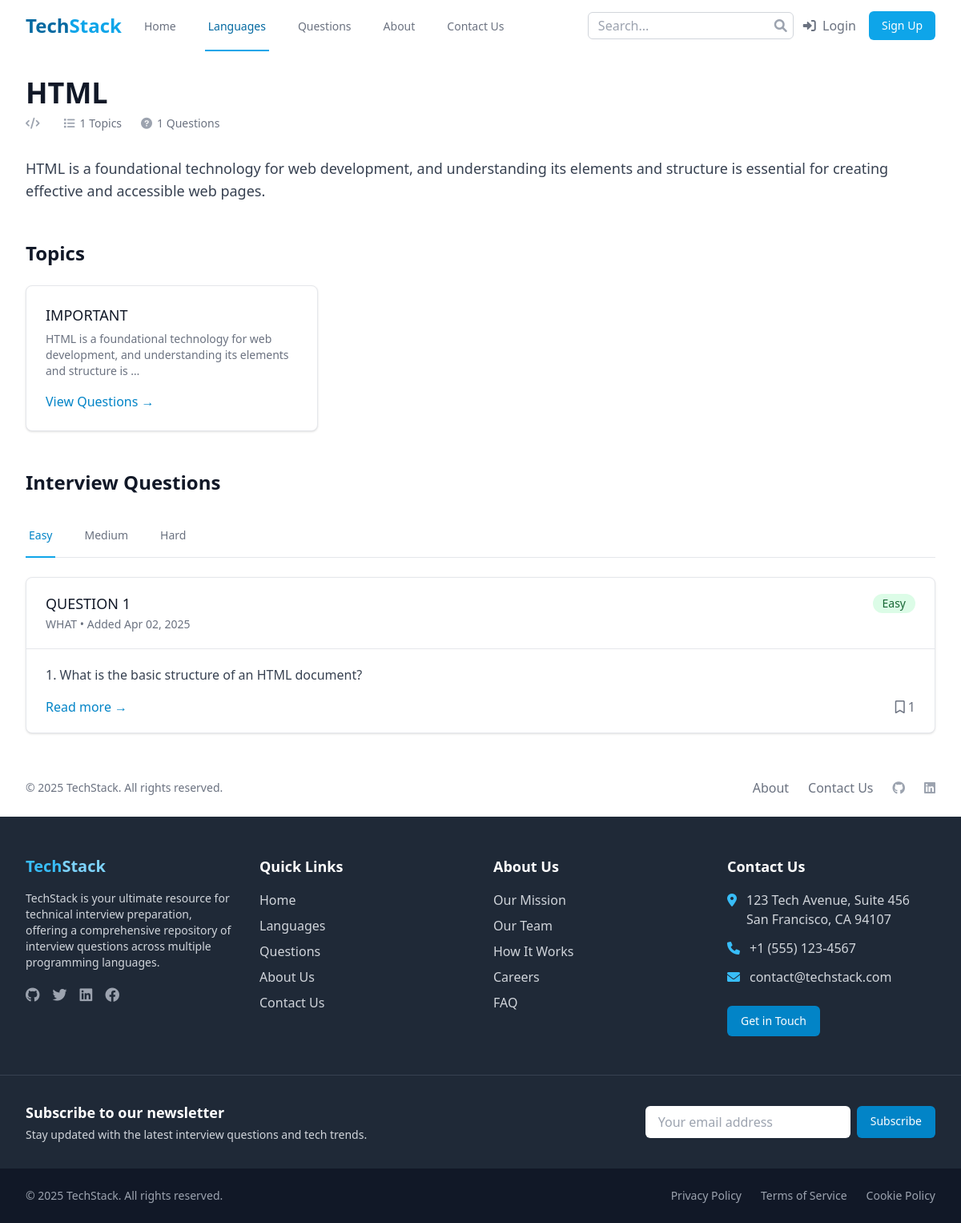
/languages/html/, run on an earlier commit of the app's database.
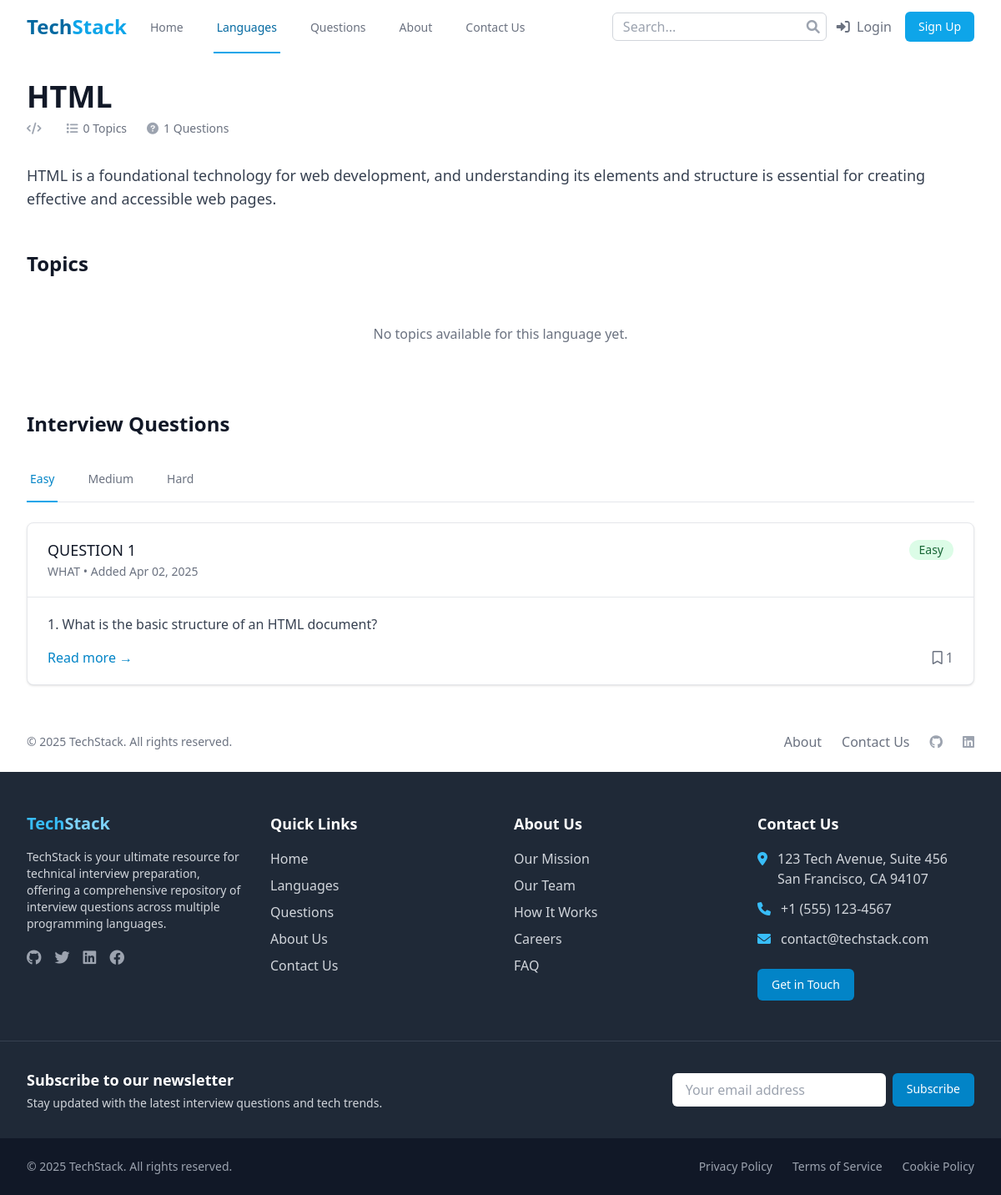
And on a later commit of the database.
### languages/models.py (models this page shows, shortened)
class Language(models.Model):
    name = models.CharField(max_length=100)
    slug = models.SlugField(unique=True, blank=True)
    description = models.TextField()
    logo = models.ImageField(upload_to='languages/logos/', blank=True, null=True)
    created_at = models.DateTimeField(auto_now_add=True)
    updated_at = models.DateTimeField(auto_now=True)
    is_featured = models.BooleanField(default=False)
    class Meta:
        ordering = ['name']

class Topic(models.Model):
    name = models.CharField(max_length=100)
    slug = models.SlugField(unique=True, blank=True)
    language = models.ForeignKey(Language, on_delete=models.CASCADE, related_name='topics')
    description = models.TextField()

### questions/models.py (models this page shows, shortened)
class Question(models.Model):
    title = models.CharField(max_length=255)
    slug = models.SlugField(unique=True, blank=True)
    content = models.TextField()
    code_snippet = models.TextField(blank=True, null=True)
    difficulty = models.CharField(
        max_length=10,
        choices=DifficultyLevel.choices,
        default=DifficultyLevel.MEDIUM
    )
    language = models.ForeignKey(Language, on_delete=models.CASCADE, related_name='questions')
    topics = models.ManyToManyField(Topic, related_name='questions')
    category = models.ForeignKey(Category, on_delete=models.SET_NULL, null=True, related_name='questions')
    created_by = models.ForeignKey(User, on_delete=models.SET_NULL, null=True, related_name='created_questions')
    created_at = models.DateTimeField(auto_now_add=True)
    updated_at = models.DateTimeField(auto_now=True)
    is_approved = models.BooleanField(default=False)
    class Meta:
        ordering = ['-created_at']

class Category(models.Model):
    name = models.CharField(max_length=100, unique=True)
    slug = models.SlugField(unique=True, blank=True)
    class Meta:
        verbose_name_plural = 'Categories'

### languages/views.py (the view)
# urls.py: path('<slug:slug>/', views.language_detail, name='language_detail'),
def language_detail(request, slug):
    language = get_object_or_404(Language, slug=slug)
    topics = language.topics.all()
    easy_questions = Question.objects.filter(language=language, difficulty='easy', is_approved=True)
    medium_questions = Question.objects.filter(language=language, difficulty='medium', is_approved=True)
    hard_questions = Question.objects.filter(language=language, difficulty='hard', is_approved=True)
    context = {
        'language': language,
        'topics': topics,
        'easy_questions': easy_questions,
        'medium_questions': medium_questions,
        'hard_questions': hard_questions,
    }
    return render(request, 'languages/language_detail.html', context)

### templates/languages/language_detail.html (shortened to what the changed rows need)
{% extends 'base.html' %}
{% block content %}
<div class="bg-white">
    <div class="max-w-7xl mx-auto py-8 px-4 sm:px-6 lg:px-8">
        <div class="lg:flex lg:items-center lg:justify-between">
            <div class="flex-1 min-w-0">
                <h1 class="text-3xl font-bold leading-tight text-gray-900 sm:text-4xl">
                    {{ language.name }}
                </h1>
                <div class="mt-1 flex flex-col sm:flex-row sm:flex-wrap sm:mt-0 sm:space-x-6">
                    <div class="mt-2 flex items-center text-sm text-gray-500">
                        <i class="fas fa-code flex-shrink-0 mr-1.5 text-gray-400"></i>
                    </div>
                    <div class="mt-2 flex items-center text-sm text-gray-500">
                        <i class="fas fa-list flex-shrink-0 mr-1.5 text-gray-400"></i>
                        {{ topics.count }} Topics
                    </div>
                    <div class="mt-2 flex items-center text-sm text-gray-500">
                        <i class="fas fa-question-circle flex-shrink-0 mr-1.5 text-gray-400"></i>
                        {{ language.questions.count }} Questions
                    </div>
                </div>
            </div>
        </div>
        <div class="mt-8">
            <p class="text-lg text-gray-700">
                {{ language.description }}
            </p>
        </div>
        <div class="mt-12">
            <h2 class="text-2xl font-bold text-gray-900">Topics</h2>
            <div class="mt-6 grid grid-cols-1 gap-5 sm:grid-cols-2 lg:grid-cols-3">
                {% for topic in topics %}
                    <div class="bg-white overflow-hidden shadow rounded-lg border border-gray-200 topic-card">
                        <div class="px-4 py-5 sm:p-6">
                            <h3 class="text-lg leading-6 font-medium text-gray-900">
                                <a href="{% url 'topic_detail' language.slug topic.slug %}" class="hover:text-primary-600">
                                    {{ topic.name }}
                                </a>
                            </h3>
                            <p class="mt-2 text-sm text-gray-500">
                                {{ topic.description|truncatewords:15 }}
                            </p>
                            <div class="mt-4">
                                <a href="{% url 'topic_detail' language.slug topic.slug %}" class="text-primary-600 hover:text-primary-700 font-medium">
                                    View Questions <span aria-hidden="true">&rarr;</span>
                                </a>
                            </div>
                        </div>
                    </div>
                {% empty %}
                    <div class="col-span-full text-center py-8">
                        <p class="text-gray-500">No topics available for this language yet.</p>
                    </div>
                {% endfor %}
            </div>
        </div>
        <div class="mt-12">
            <h2 class="text-2xl font-bold text-gray-900">Interview Questions</h2>
            <div class="mt-6">
                <div id="easy-questions" class="difficulty-content">
                    {% include 'questions/question_list_partial.html' with questions=easy_questions %}
                </div>
            </div>
        </div>
    </div>
</div>
{% endblock %}

### templates/questions/question_list_partial.html (shortened to what this page needs)
<div class="space-y-4">
    {% for question in questions %}
        <div class="bg-white shadow overflow-hidden sm:rounded-lg border border-gray-200 question-item">
            <div class="px-4 py-5 sm:px-6">
                <div class="flex items-center justify-between">
                    <h3 class="text-lg leading-6 font-medium text-gray-900">
                        <a href="{% url 'question_detail' question.slug %}" class="hover:text-primary-600">
                            {{ question.title }}
                        </a>
                    </h3>
                    <span class="inline-flex items-center px-3 py-0.5 rounded-full text-sm font-medium
                        {% if question.difficulty == 'easy' %}
                            bg-green-100 text-green-800
                        {% elif question.difficulty == 'medium' %}
                            bg-yellow-100 text-yellow-800
                        {% else %}
                            bg-red-100 text-red-800
                        {% endif %}
                    ">
                        {{ question.get_difficulty_display }}
                    </span>
                </div>
                <p class="mt-1 max-w-2xl text-sm text-gray-500">
                    {{ question.category.name }} • Added {{ question.created_at|date:"M d, Y" }}
                </p>
            </div>
            <div class="border-t border-gray-200 px-4 py-5 sm:px-6">
                <p class="text-gray-700">{{ question.content|truncatewords:30 }}</p>
                <div class="mt-4 flex justify-between">
                    <a href="{% url 'question_detail' question.slug %}" class="text-primary-600 hover:text-primary-700">
                        Read more <span aria-hidden="true">&rarr;</span>
                    </a>
                    <div class="flex items-center text-gray-500">
                        <i class="far fa-bookmark mr-1"></i>
                        <span>{{ question.bookmarks.count }}</span>
                    </div>
                </div>
            </div>
        </div>
    {% empty %}
        <div class="text-center py-8">
            <p class="text-gray-500">No questions available in this difficulty level yet.</p>
        </div>
    {% endfor %}
</div>

What changed in the data, as far as the page shows it:
removed Topic: name "IMPORTANT", description "HTML is a foundational technology for web development, and understanding its elements and structure is …"
computed for Language "HTML": count "1" → "0"
Also different on the page:
text now shown: "No topics available for this language yet."
